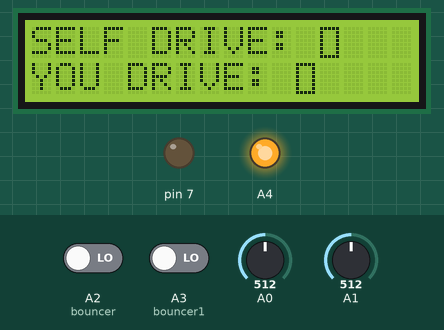
Bench run of a sketch on a simulated Arduino Uno, built with avr-gcc and run on an emulated ATmega328P. Parts: 16×2 character LCD, output pins drawn as LEDs (lit = HIGH). The inputs (shaded band) are chosen by the test bench; at power-on: A2 (bouncer) LOW, A3 (bouncer1) LOW, A0 = 512, A1 = 512. What the sketch prints to the serial monitor is not drawn.

Above: at 2.2 s.
2.3 s: A2 (bouncer) driven HIGH
At 3.7 s:
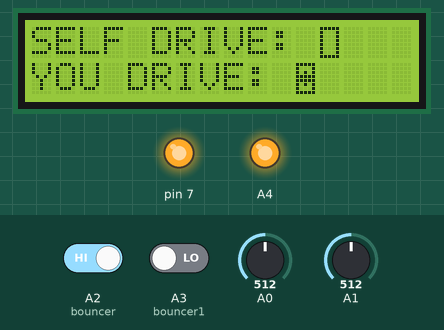
4.0 s: A3 (bouncer1) driven HIGH
At 5.2 s:
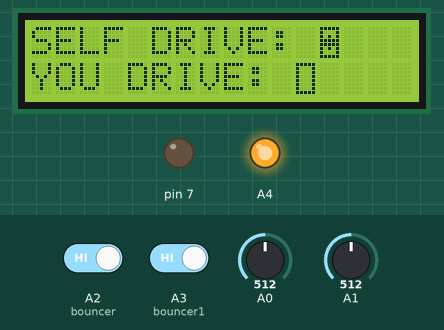
5.7 s: A3 (bouncer1) driven LOW
At 6.5 s:
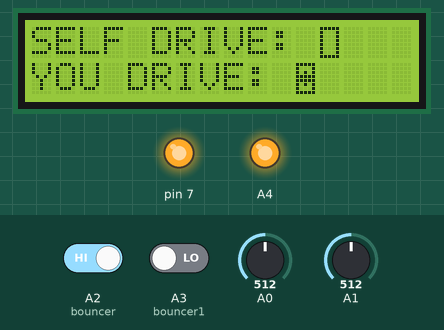
7.4 s: A2 (bouncer) driven LOW and A3 (bouncer1) driven HIGH
At 8.9 s:
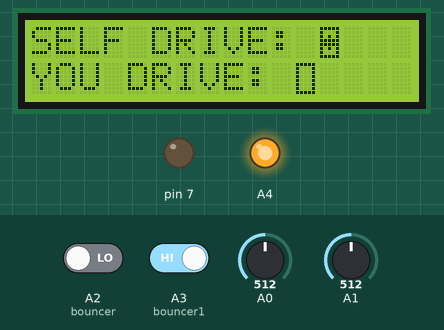
9.5 s: A2 (bouncer) driven HIGH
Timing chart, 0 to 12.5 s (numbered marks = the images above; inputs shaded):
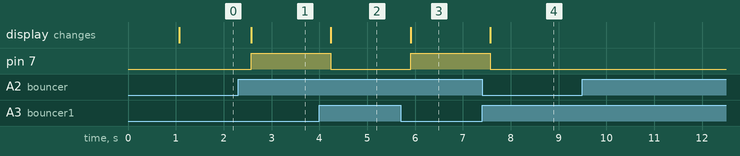

The sketch:

joystickArduino.ino
```cpp
#include <Bounce.h>
#include <LiquidCrystal.h>

//LCD Hookups
#define RS 10
#define EN 11
#define D4 2
#define D5 3
#define D6 4
#define D7 5

//LCD Setup
LiquidCrystal lcd(EN, RS, D7, D6, D5, D4);
byte THIS_CHAR[8] = {
        B11111,
        B10001,
        B10101,
        B11111,
        B11111,
        B10101,
        B10001,
        B11111
};
byte NOT_THIS_CHAR[8] = {
        B11111,
        B10001,
        B10001,
        B10001,
        B10001,
        B10001,
        B10001,
        B11111
};
//Send data from JoyStick to Xbee
int UD=0, LR=0, OUT_UD=0, OUT_LR=0;

Bounce bouncer  = Bounce( A2 , 25 );
Bounce bouncer1  = Bounce( A3 , 25 );
boolean b = false;
boolean b1 = false;

void setup() {
  Serial.begin(9600);
  pinMode(A2,INPUT);
  pinMode(A3,INPUT);
  pinMode(A4,OUTPUT);
  digitalWrite(A4,HIGH);
  pinMode(7,OUTPUT);
  lcd.createChar(0, NOT_THIS_CHAR);
  lcd.createChar(1, THIS_CHAR);
  lcd.begin(16, 2);
  lcd.print("    WELCOME");
  lcd.setCursor(1,1);
  lcd.print("TO LENNY's CAR");
  delay(1000);
  lcd.clear();
  lcd.setCursor(0,0);
  lcd.print("SELF DRIVE: ");
  lcd.write(byte(0));
  lcd.setCursor(0,1);
  lcd.print("YOU DRIVE: ");
  lcd.write(byte(0));
}
/*
HIGHEST LR 1023 228
HIGHEST UD 990  489
*/
void loop() {
  bouncer.update();
  bouncer1.update();
  if( bouncer.read() || b){
    lcd.setCursor(12,0);
    lcd.write(byte(0));
    digitalWrite(7,HIGH);
    lcd.setCursor(11,1);
    lcd.write(byte(1));

    UD = analogRead(A0);
    LR = analogRead(A1);
    OUT_LR = map(LR, 0, 1024, 100, 355);
    OUT_UD = map(UD, 0, 995, 360, 615);
    Serial.write("U");
    Serial.println(OUT_UD);
    Serial.write("L");
    Serial.println(OUT_LR);
    b=true;
    b1=false;
  }
  if( bouncer1.read() || b1){
    lcd.setCursor(12,0);
    lcd.write(byte(1));
    lcd.setCursor(11,1);
    lcd.write(byte(0));
    digitalWrite(7,LOW);
    Serial.write("B");
    b1=true;
    b=false;
  }

  delay(150);
}


  /*
  Serial.print("UD = "); //Serial.print(OUT_UD);
  if(OUT_UD == 389){
    Serial.print("UD_SET ");
  }else if( OUT_UD > 389){
    Serial.print("UP ");
  }else{
    Serial.print("DOWN ");
  }
  Serial.print(" , LR = ");
  if(OUT_LR == 128){
    Serial.println("UD_SET ");
  }else if( OUT_LR > 128){
    Serial.println("RIGHT ");
  }else{
    Serial.println("LEFT ");
  }*/
```

Measured:
- after the input at 2.3 s, pin 7: LOW → HIGH after 0.27 s; the display: changes after 0.28 s (image 1)
- after the input at 4.0 s, pin 7: HIGH → LOW after 0.24 s; the display: changes after 0.24 s (image 2)
- after the input at 5.7 s, pin 7: LOW → HIGH after 0.21 s; the display: changes after 0.21 s (image 3)
- after the input at 7.4 s, pin 7: HIGH → LOW after 0.17 s; the display: changes after 0.17 s (image 4)
